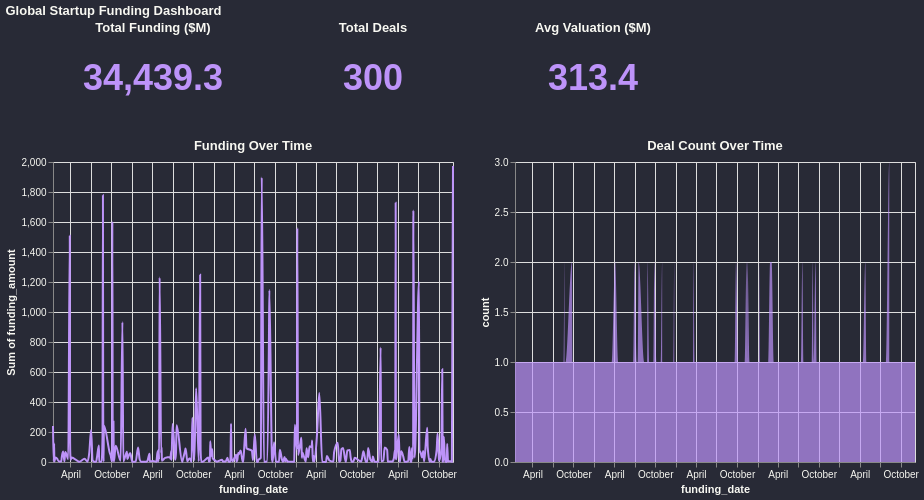

Vega-Lite specification stored for this chart:
### Vega-Lite specification from a JSON file in a GitHub repository (floating-point values rounded to 4 significant figures; data arrays with more than 128 entries replaced by an {"elided": "..."} marker saying what was removed)
{"$schema": "https://vega.github.io/schema/vega-lite/v6.json", "title": "Global Startup Funding Dashboard", "data": {"values": {"elided": "300 records"}}, "config": {"range": {"category": ["#50fa7b", "#ffb86c", "#ff5555", "#8be9fd", "#f1fa8c"]}, "background": "#282a36", "title": {"color": "#f8f8f2"}, "axis": {"labelColor": "#f8f8f2", "titleColor": "#f8f8f2"}, "legend": {"labelColor": "#f8f8f2", "titleColor": "#f8f8f2"}}, "vconcat": [{"hconcat": [{"width": 200, "height": 80, "mark": {"type": "text", "fontSize": 36, "fontWeight": "bold", "color": "#bd93f9"}, "encoding": {"text": {"type": "quantitative", "field": "funding_amount", "aggregate": "sum", "format": ",.1f"}}, "title": "Total Funding ($M)"}, {"width": 200, "height": 80, "mark": {"type": "text", "fontSize": 36, "fontWeight": "bold", "color": "#bd93f9"}, "encoding": {"text": {"type": "quantitative", "aggregate": "count", "format": ",.0f"}}, "title": "Total Deals"}, {"width": 200, "height": 80, "mark": {"type": "text", "fontSize": 36, "fontWeight": "bold", "color": "#bd93f9"}, "encoding": {"text": {"type": "quantitative", "field": "valuation", "aggregate": "mean", "format": ",.1f"}}, "title": "Avg Valuation ($M)"}]}, {"hconcat": [{"mark": {"type": "line", "color": "#bd93f9", "interpolate": "monotone"}, "encoding": {"x": {"field": "funding_date", "type": "temporal"}, "y": {"field": "funding_amount", "type": "quantitative", "aggregate": "sum"}, "tooltip": [{"field": "funding_date", "type": "temporal"}, {"field": "funding_amount", "type": "quantitative", "aggregate": "sum"}]}, "title": "Funding Over Time", "width": 400, "height": 300}, {"mark": {"type": "area", "color": "#bd93f9", "interpolate": "monotone", "opacity": 0.7}, "encoding": {"x": {"field": "funding_date", "type": "temporal"}, "y": {"aggregate": "count", "type": "quantitative", "title": "count"}, "tooltip": [{"field": "funding_date", "type": "temporal"}, {"aggregate": "count", "type": "quantitative", "title": "count"}]}, "title": "Deal Count Over Time", "width": 400, "height": 300}]}]}
